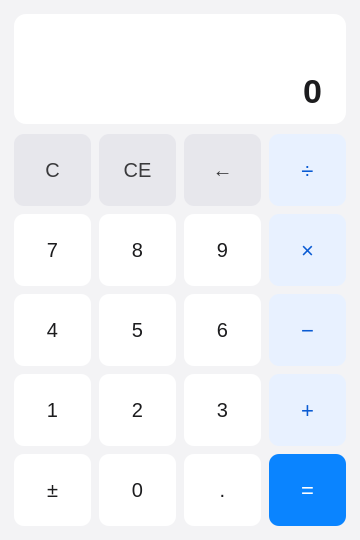
<?xml version="1.0" encoding="UTF-8"?>
<ui version="4.0">
 <class>MainWindow</class>
 <widget class="QMainWindow" name="MainWindow">
  <property name="geometry">
   <rect>
    <x>0</x>
    <y>0</y>
    <width>360</width>
    <height>540</height>
   </rect>
  </property>
  <property name="minimumSize">
   <size>
    <width>320</width>
    <height>480</height>
   </size>
  </property>
  <property name="windowTitle">
   <string>计算器</string>
  </property>
  <property name="styleSheet">
   <string notr="true">QMainWindow{background:#f3f3f5;}#centralWidget{background:#f3f3f5;}#displayFrame{background:#ffffff;border-radius:12px;}#lblExpr{color:#8b8b90;font-size:14px;padding-right:10px;}#display{background:transparent;border:none;color:#1c1c1e;font-size:34px;font-weight:600;padding:2px 10px;}QPushButton{background:#ffffff;border:none;border-radius:10px;color:#1c1c1e;font-size:20px;}QPushButton:hover{background:#ececf0;}QPushButton:pressed{background:#dcdce2;}QPushButton#btnClear,QPushButton#btnClearEntry,QPushButton#btnBackspace{background:#e7e7ec;color:#3a3a3c;}QPushButton#btnClear:hover,QPushButton#btnClearEntry:hover,QPushButton#btnBackspace:hover{background:#dcdce2;}QPushButton#btnAdd,QPushButton#btnSub,QPushButton#btnMul,QPushButton#btnDiv{background:#e8f1ff;color:#0a5bd3;font-size:22px;}QPushButton#btnAdd:hover,QPushButton#btnSub:hover,QPushButton#btnMul:hover,QPushButton#btnDiv:hover{background:#d8e8ff;}QPushButton#btnEquals{background:#0a84ff;color:#ffffff;font-size:22px;}QPushButton#btnEquals:hover{background:#2f95ff;}QPushButton#btnEquals:pressed{background:#0060cc;}</string>
  </property>
  <property name="focusPolicy">
   <enum>Qt::FocusPolicy::StrongFocus</enum>
  </property>
  <widget class="QWidget" name="centralWidget">
   <layout class="QVBoxLayout" name="verticalLayout">
    <property name="spacing">
     <number>10</number>
    </property>
    <property name="leftMargin">
     <number>14</number>
    </property>
    <property name="topMargin">
     <number>14</number>
    </property>
    <property name="rightMargin">
     <number>14</number>
    </property>
    <property name="bottomMargin">
     <number>14</number>
    </property>
    <item>
     <widget class="QFrame" name="displayFrame">
      <property name="frameShape">
       <enum>QFrame::Shape::NoFrame</enum>
      </property>
      <property name="minimumSize">
       <size>
        <width>0</width>
        <height>110</height>
       </size>
      </property>
      <layout class="QVBoxLayout" name="displayLayout">
       <property name="spacing">
        <number>0</number>
       </property>
       <property name="leftMargin">
        <number>10</number>
       </property>
       <property name="topMargin">
        <number>10</number>
       </property>
       <property name="rightMargin">
        <number>10</number>
       </property>
       <property name="bottomMargin">
        <number>10</number>
       </property>
       <item>
        <widget class="QLabel" name="lblExpr">
         <property name="minimumSize">
          <size>
           <width>0</width>
           <height>24</height>
          </size>
         </property>
         <property name="text">
          <string/>
         </property>
         <property name="alignment">
          <set>Qt::AlignmentFlag::AlignRight|Qt::AlignmentFlag::AlignVCenter</set>
         </property>
        </widget>
       </item>
       <item>
        <widget class="QLineEdit" name="display">
         <property name="readOnly">
          <bool>true</bool>
         </property>
         <property name="alignment">
          <set>Qt::AlignmentFlag::AlignRight|Qt::AlignmentFlag::AlignTrailing</set>
         </property>
         <property name="text">
          <string>0</string>
         </property>
         <property name="frame">
          <bool>false</bool>
         </property>
        </widget>
       </item>
      </layout>
     </widget>
    </item>
    <item>
     <layout class="QGridLayout" name="gridLayout">
      <property name="spacing">
       <number>8</number>
      </property>
     <item row="0" column="0">
      <widget class="QPushButton" name="btnClear">
       <property name="sizePolicy">
        <sizepolicy hsizetype="Expanding" vsizetype="Expanding">
         <horstretch>0</horstretch>
         <verstretch>0</verstretch>
        </sizepolicy>
       </property>
       <property name="text">
        <string>C</string>
       </property>
      </widget>
     </item>
     <item row="0" column="1">
      <widget class="QPushButton" name="btnClearEntry">
       <property name="sizePolicy">
        <sizepolicy hsizetype="Expanding" vsizetype="Expanding">
         <horstretch>0</horstretch>
         <verstretch>0</verstretch>
        </sizepolicy>
       </property>
       <property name="text">
        <string>CE</string>
       </property>
      </widget>
     </item>
     <item row="0" column="2">
      <widget class="QPushButton" name="btnBackspace">
       <property name="sizePolicy">
        <sizepolicy hsizetype="Expanding" vsizetype="Expanding">
         <horstretch>0</horstretch>
         <verstretch>0</verstretch>
        </sizepolicy>
       </property>
       <property name="text">
        <string>←</string>
       </property>
      </widget>
     </item>
     <item row="0" column="3">
      <widget class="QPushButton" name="btnDiv">
       <property name="sizePolicy">
        <sizepolicy hsizetype="Expanding" vsizetype="Expanding">
         <horstretch>0</horstretch>
         <verstretch>0</verstretch>
        </sizepolicy>
       </property>
       <property name="text">
        <string>÷</string>
       </property>
      </widget>
     </item>
     <item row="1" column="0">
      <widget class="QPushButton" name="btn7">
       <property name="sizePolicy">
        <sizepolicy hsizetype="Expanding" vsizetype="Expanding">
         <horstretch>0</horstretch>
         <verstretch>0</verstretch>
        </sizepolicy>
       </property>
       <property name="text">
        <string>7</string>
       </property>
      </widget>
     </item>
     <item row="1" column="1">
      <widget class="QPushButton" name="btn8">
       <property name="sizePolicy">
        <sizepolicy hsizetype="Expanding" vsizetype="Expanding">
         <horstretch>0</horstretch>
         <verstretch>0</verstretch>
        </sizepolicy>
       </property>
       <property name="text">
        <string>8</string>
       </property>
      </widget>
     </item>
     <item row="1" column="2">
      <widget class="QPushButton" name="btn9">
       <property name="sizePolicy">
        <sizepolicy hsizetype="Expanding" vsizetype="Expanding">
         <horstretch>0</horstretch>
         <verstretch>0</verstretch>
        </sizepolicy>
       </property>
       <property name="text">
        <string>9</string>
       </property>
      </widget>
     </item>
     <item row="1" column="3">
      <widget class="QPushButton" name="btnMul">
       <property name="sizePolicy">
        <sizepolicy hsizetype="Expanding" vsizetype="Expanding">
         <horstretch>0</horstretch>
         <verstretch>0</verstretch>
        </sizepolicy>
       </property>
       <property name="text">
        <string>×</string>
       </property>
      </widget>
     </item>
     <item row="2" column="0">
      <widget class="QPushButton" name="btn4">
       <property name="sizePolicy">
        <sizepolicy hsizetype="Expanding" vsizetype="Expanding">
         <horstretch>0</horstretch>
         <verstretch>0</verstretch>
        </sizepolicy>
       </property>
       <property name="text">
        <string>4</string>
       </property>
      </widget>
     </item>
     <item row="2" column="1">
      <widget class="QPushButton" name="btn5">
       <property name="sizePolicy">
        <sizepolicy hsizetype="Expanding" vsizetype="Expanding">
         <horstretch>0</horstretch>
         <verstretch>0</verstretch>
        </sizepolicy>
       </property>
       <property name="text">
        <string>5</string>
       </property>
      </widget>
     </item>
     <item row="2" column="2">
      <widget class="QPushButton" name="btn6">
       <property name="sizePolicy">
        <sizepolicy hsizetype="Expanding" vsizetype="Expanding">
         <horstretch>0</horstretch>
         <verstretch>0</verstretch>
        </sizepolicy>
       </property>
       <property name="text">
        <string>6</string>
       </property>
      </widget>
     </item>
     <item row="2" column="3">
      <widget class="QPushButton" name="btnSub">
       <property name="sizePolicy">
        <sizepolicy hsizetype="Expanding" vsizetype="Expanding">
         <horstretch>0</horstretch>
         <verstretch>0</verstretch>
        </sizepolicy>
       </property>
       <property name="text">
        <string>−</string>
       </property>
      </widget>
     </item>
     <item row="3" column="0">
      <widget class="QPushButton" name="btn1">
       <property name="sizePolicy">
        <sizepolicy hsizetype="Expanding" vsizetype="Expanding">
         <horstretch>0</horstretch>
         <verstretch>0</verstretch>
        </sizepolicy>
       </property>
       <property name="text">
        <string>1</string>
       </property>
      </widget>
     </item>
     <item row="3" column="1">
      <widget class="QPushButton" name="btn2">
       <property name="sizePolicy">
        <sizepolicy hsizetype="Expanding" vsizetype="Expanding">
         <horstretch>0</horstretch>
         <verstretch>0</verstretch>
        </sizepolicy>
       </property>
       <property name="text">
        <string>2</string>
       </property>
      </widget>
     </item>
     <item row="3" column="2">
      <widget class="QPushButton" name="btn3">
       <property name="sizePolicy">
        <sizepolicy hsizetype="Expanding" vsizetype="Expanding">
         <horstretch>0</horstretch>
         <verstretch>0</verstretch>
        </sizepolicy>
       </property>
       <property name="text">
        <string>3</string>
       </property>
      </widget>
     </item>
     <item row="3" column="3">
      <widget class="QPushButton" name="btnAdd">
       <property name="sizePolicy">
        <sizepolicy hsizetype="Expanding" vsizetype="Expanding">
         <horstretch>0</horstretch>
         <verstretch>0</verstretch>
        </sizepolicy>
       </property>
       <property name="text">
        <string>+</string>
       </property>
      </widget>
     </item>
     <item row="4" column="0">
      <widget class="QPushButton" name="btnSign">
       <property name="sizePolicy">
        <sizepolicy hsizetype="Expanding" vsizetype="Expanding">
         <horstretch>0</horstretch>
         <verstretch>0</verstretch>
        </sizepolicy>
       </property>
       <property name="text">
        <string>±</string>
       </property>
      </widget>
     </item>
     <item row="4" column="1">
      <widget class="QPushButton" name="btn0">
       <property name="sizePolicy">
        <sizepolicy hsizetype="Expanding" vsizetype="Expanding">
         <horstretch>0</horstretch>
         <verstretch>0</verstretch>
        </sizepolicy>
       </property>
       <property name="text">
        <string>0</string>
       </property>
      </widget>
     </item>
     <item row="4" column="2">
      <widget class="QPushButton" name="btnDot">
       <property name="sizePolicy">
        <sizepolicy hsizetype="Expanding" vsizetype="Expanding">
         <horstretch>0</horstretch>
         <verstretch>0</verstretch>
        </sizepolicy>
       </property>
       <property name="text">
        <string>.</string>
       </property>
      </widget>
     </item>
     <item row="4" column="3">
      <widget class="QPushButton" name="btnEquals">
       <property name="sizePolicy">
        <sizepolicy hsizetype="Expanding" vsizetype="Expanding">
         <horstretch>0</horstretch>
         <verstretch>0</verstretch>
        </sizepolicy>
       </property>
       <property name="text">
        <string>=</string>
       </property>
      </widget>
     </item>
     </layout>
    </item>
   </layout>
  </widget>
 </widget>
 <resources/>
 <connections/>
</ui>
